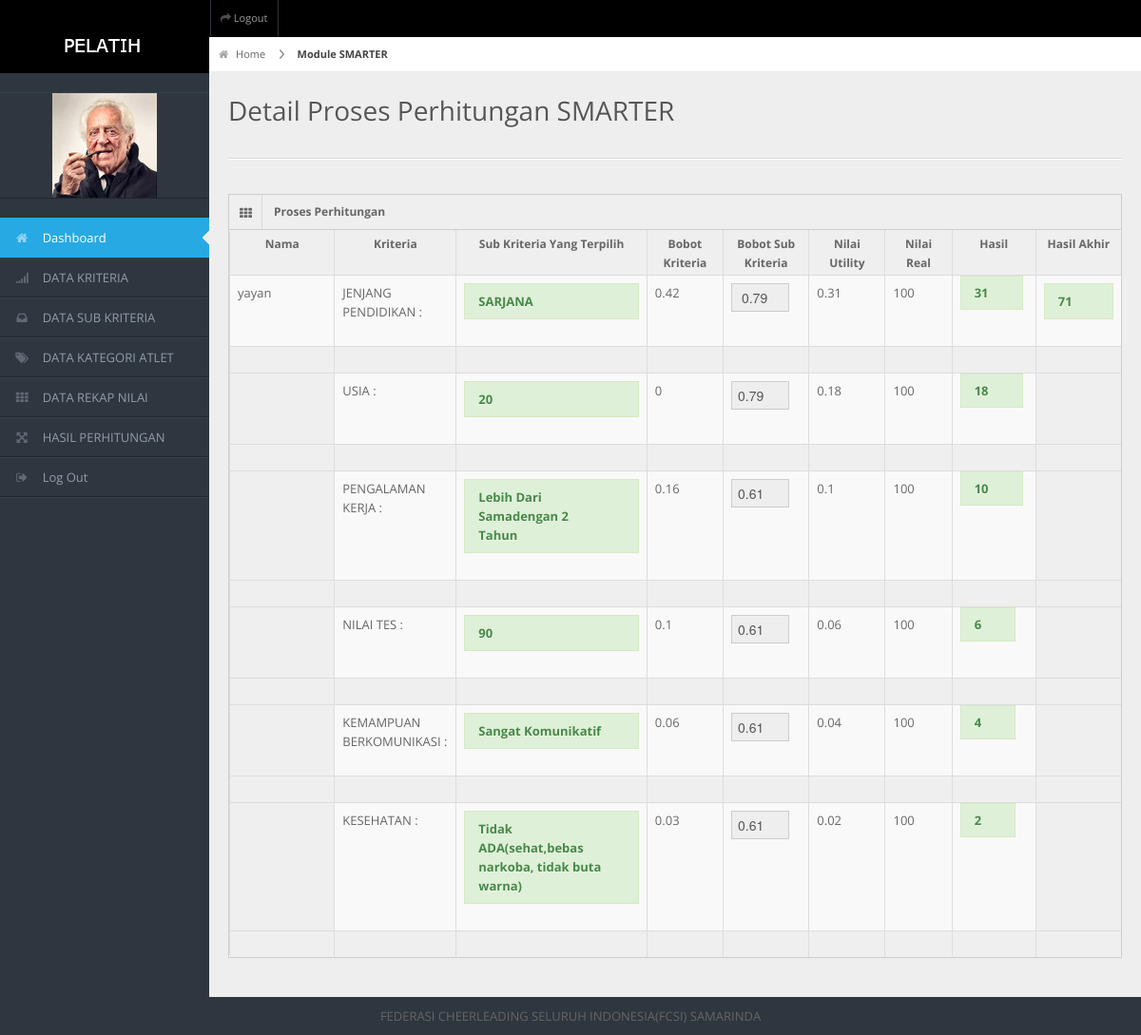
/spkpimpinan/frame.php?load=hasil&action=edit&id=A0001 (signed in), run on the app's committed database.
### tables this page shows
CREATE TABLE `hasil` (
  `id_calon` varchar(30) NOT NULL,
  `nama` varchar(50) NOT NULL,
  `thn_hitung` varchar(30) NOT NULL,
  `jpendidikan` varchar(40) NOT NULL,
  `usia` int(30) NOT NULL,
  `pengalaman` varchar(30) NOT NULL,
  `nilaites` double NOT NULL,
  `wawancara` varchar(40) NOT NULL,
  `kesehatan` varchar(50) NOT NULL,
  `nreal` double NOT NULL,
  `rank` double NOT NULL,
  `n1` double NOT NULL,
  `n2` double NOT NULL,
  `n3` double NOT NULL,
  `n4` double NOT NULL,
  `h1` double NOT NULL,
  `h2` double NOT NULL,
  `h3` double NOT NULL,
  `h4` double NOT NULL,
  `h5` double NOT NULL,
  `h6` double NOT NULL,
  `ket` varchar(20) NOT NULL,
  `u1` double NOT NULL,
  `u2` double NOT NULL,
  `u3` double NOT NULL,
  `u4` double NOT NULL,
  `u5` double NOT NULL,
  `u6` double NOT NULL,
  PRIMARY KEY (`id_calon`)
);

CREATE TABLE `kriteria` (
  `id_kriteria` varchar(90) NOT NULL,
  `nama_kriteria` varchar(50) NOT NULL,
  `prioritas` int(90) NOT NULL,
  `bobot` double NOT NULL,
  PRIMARY KEY (`id_kriteria`)
);

CREATE TABLE `sub_kriteria` (
  `id_sub` varchar(50) NOT NULL,
  `nama_sub` varchar(100) NOT NULL,
  `prioritas` int(90) NOT NULL,
  `bobot` double NOT NULL,
  `nama_kriteria` varchar(50) NOT NULL,
  PRIMARY KEY (`id_sub`)
);

### spkpimpinan/data/hasil/edit-data.php (the view)
<?php
$SQL1=mysqli_query($koneksi,"SELECT * FROM kriteria where nama_kriteria='jenjang pendidikan'");
$_data1=mysqli_fetch_array($SQL1);
?>
<?php
$SQL2=mysqli_query($koneksi,"SELECT * FROM kriteria where nama_kriteria='usia'");
$_data2=mysqli_fetch_array($SQL2);
?>
<?php
$SQL3=mysqli_query($koneksi,"SELECT * FROM kriteria where nama_kriteria='PENGALAMAN KERJA'");
$_data3=mysqli_fetch_array($SQL3);
?>
<?php
$SQL4=mysqli_query($koneksi,"SELECT * FROM kriteria where nama_kriteria='NILAI TES'");
$_data4=mysqli_fetch_array($SQL4);
?>
<?php
$SQL5=mysqli_query($koneksi,"SELECT * FROM kriteria where nama_kriteria='KEMAMPUAN BERKOMUNIKASI'");
$_data5=mysqli_fetch_array($SQL5);
?>
<?php
$SQL6=mysqli_query($koneksi,"SELECT * FROM kriteria where nama_kriteria='KEsehatan'");
$_data6=mysqli_fetch_array($SQL6);
?>
<?php
$SQL7=mysqli_query($koneksi,"SELECT * FROM sub_kriteria where nama_kriteria='jenjang pendidikan'");
$_data7=mysqli_fetch_array($SQL7);
$SQL8=mysqli_query($koneksi,"SELECT * FROM sub_kriteria where nama_sub='diploma'");
$_data8=mysqli_fetch_array($SQL8);
$SQL9=mysqli_query($koneksi,"SELECT * FROM sub_kriteria where nama_sub='SANGAT KOMUNIKATIF'");
$_data9=mysqli_fetch_array($SQL9);
$SQL10=mysqli_query($koneksi,"SELECT * FROM sub_kriteria where nama_sub='KOMUNIKATIF'");
$_data10=mysqli_fetch_array($SQL10);
$SQL11=mysqli_query($koneksi,"SELECT * FROM sub_kriteria where nama_sub='TIDAK KOMUNIKATIF'");
$_data11=mysqli_fetch_array($SQL11);
$SQL=mysqli_query($koneksi,"SELECT * FROM hasil WHERE id_calon='$_GET[id]'");
$_data=mysqli_fetch_array($SQL);
?>
<div id="content-header">
    <div id="breadcrumb"> <a href="?load=dashboard" title="Go to Home" class="tip-bottom"><i class="icon-home"></i> Home</a> <a href="?load=hitung" class="current">Module SMARTER</a> </div>
    <h1>Detail Proses Perhitungan SMARTER</h1>
  </div>
<div class="container-fluid">
    <hr>
    <div class="row-fluid">
      <div class="span12">
        <div class="widget-box">
          <div class="widget-title"> <span class="icon"><i class="icon-th"></i></span>
            <h5>Proses Perhitungan</h5>
          </div>
          <div style="overflow-x:auto;">
          <div class="widget-content nopadding">
            <table width="122%" class="table table-bordered data-table">
                <tr>
                 <th width="11%">Nama</th>
    <th width="12%">Kriteria </th>
	<th width="20%">Sub Kriteria Yang Terpilih </th>
    <th width="8%">Bobot Kriteria</th>
	<th width="9%">Bobot Sub Kriteria</th>
    <th width="8%">Nilai Utility</th>
    <th width="7%">Nilai Real</th>
    <th width="8%">Hasil</th>
    <th width="9%">Hasil Akhir</th>
                </tr>
              <tbody>
        <?php
		 $bobot1=round($_data1['bobot'],2);
			   $bobot7=round($_data7['bobot'],2);
			   $bobot8=round($_data8['bobot'],2);
			   $bobot2=round($_data2['bobot'],2);
			   $bobot3=round($_data3['bobot'],2);
			   $bobot9=round($_data9['bobot'],2);
			   $bobot10=round($_data10['bobot'],2);
			   $bobot11=round($_data11['bobot'],2);
			   $bobot4=round($_data4['bobot'],2);
			    $bobot5=round($_data5['bobot'],2);
			   $bobot6=round($_data6['bobot'],2);
               $u1=round($_data['u1'],2);
               $u2=round($_data['u2'],2);
               $u3=round($_data['u3'],2);
               $u4=round($_data['u4'],2);
               $u5=round($_data['u5'],2);
               $u6=round($_data['u6'],2);
			   $rank=round($_data['rank'],2);
		  echo"
				   <tr class='$class'>
				   <td> <input type='hidden' name='id' value='$_data[id_calon]'> $_data[nama]</td>
                  <td>JENJANG PENDIDIKAN : </td>
				  <td><b><div class='alert alert-success'>$_data[jpendidikan]</div></b></td>
    <td>$bobot1</td>
    <td>";
				if(($_data['jpendidikan'] == 'SARJANA' )){
echo"<input type='text' class='span10'  name='s1' readonly value=' $bobot7'/>";
				}elseif(($_data['jpendidikan'] == 'DIPLOMA' )){
				echo"<input type='text' class='span10'  name='s1'readonly value='$bobot8' required />";
				}
			echo"</td>
    <td>$u1</td>
    <td>100</td>
    <td><b><span class='alert alert-success'>$_data[h1]</span></b></td>
    <td><b><div class='alert alert-success'>$rank</div></b></td>
                </tr>
				<tr>
    <th rowspan>&nbsp;</th>
    <tH>&nbsp;</tH>
    <th>&nbsp;</th>
	 <th>&nbsp;</th>
     <th></th>
     <th></th>
    <th></th>
    <th>&nbsp;</th>
    <th>&nbsp;</th>
  </tr>
  <tr>
  <th rowspan>&nbsp;</th>
    <td>USIA :  </td>
	<td><b><div class='alert alert-success'>$_data[usia]</div></b> </td>
    <td>$bobot2</td>
    <td>";
				if(($_data['usia'] >=20 && $_data['usia'] <=25 )){
	echo"<input type='number' class='span10'  name='s2' value='$bobot7' readonly />";
				}
	elseif (($_data['usia'] >=26 && $_data['usia'] <=30)){
						echo"<input type='number' class='span10'  name='s2'value='$bobot8'  readonly />";
				}
	echo"</td>
    <td>$u2</td>
    <td>100</td>
    <td><b><span class='alert alert-success'>$_data[h2]</span></b></td>
    <th>&nbsp;</th>
  </tr>
  <tr>
  <th rowspan>&nbsp;</th>
    <th></th>
    <th>&nbsp;</th>
	<th>&nbsp;</th>
    <th>&nbsp;</th>
    <th>&nbsp;</th>
    <th>&nbsp;</th>
    <th>&nbsp;</th>
    <th></th>
  </tr>
  <tr>
  <th rowspan>&nbsp;</th>
    <td>PENGALAMAN KERJA : </td>
				    <td><b><div class='alert alert-success'> $_data[pengalaman]</div></b></td>
    <td>$bobot3</td>
    <td>";
				if(($_data['pengalaman']== 'Lebih Dari Samadengan 2 Tahun' )){
	echo"<input type='number' class='span10'  name='sk1'value='$bobot9' readonly />";
				}else if(($_data['pengalaman']== 'Kurang Dari 2 Tahun' )){
	echo"<input type='number' class='span10'  name='sk1'value='$bobot10' readonly />";
				}else if(($_data['pengalaman']== 'Belum Pernah' )){
					echo"<input type='number' class='span10'  name='sk1' value='$bobot11'readonly />";
				}
				echo"</td>
    <td>$u3</td>
    <td>100</td>
    <td><b><span class='alert alert-success'>$_data[h3]</span></b></td>
    <th>&nbsp;</th>
  </tr>
  <tr>
  <th rowspan>&nbsp;</th>
    <th></th>
    <th>&nbsp;</th>
	<th>&nbsp;</th>
    <th>&nbsp;</th>
    <th>&nbsp;</th>
    <th>&nbsp;</th>
    <th>&nbsp;</th>
    <th></th>
  </tr>
  <tr>
  <th rowspan>&nbsp;</th>
    <td>NILAI TES :  </td>
	<td><b><div class='alert alert-success'>$_data[nilaites] </div></b></td>
    <td>$bobot4</td>
    <td>";
				if(($_data['nilaites'] > 80 )){
	echo"<input type='number' class='span10'  name='sk4'value='$bobot9' readonly />";
				}else if(($_data['nilaites'] >=71 && $_data['nilaites'] <=80 )){
	echo"<input type='number' class='span10'  name='sk4'value='$bobot10' readonly />";
				}else if(($_data['nilaites'] >=60 && $_data['nilaites'] <=70 )){
					echo"<input type='number' class='span10'  name='sk4'value='$bobot11' readonly />";
				}
				echo"</td>
    <td>$u4</td>
    <td>100</td>
    <td><b><span class='alert alert-success'>$_data[h4]</span></b></td>
    <th>&nbsp;</th>
  </tr>
  <tr>
  <th rowspan>&nbsp;</th>
    <th></th>
    <th>&nbsp;</th>
	<th>&nbsp;</th>
    <th>&nbsp;</th>
    <th>&nbsp;</th>
    <th>&nbsp;</th>
    <th>&nbsp;</th>
    <th></th>
  </tr>
  <tr>
  <th rowspan>&nbsp;</th>
    <td>KEMAMPUAN BERKOMUNIKASI : </td>
				<td><b><div class='alert alert-success'>$_data[wawancara]</div></b></td>
    <td>$bobot5</td>
    <td>";
				if(($_data['wawancara']== 'Sangat Komunikatif' )){
	echo"<input type='number' class='span10'  name='sk7' value='$bobot9' readonly />";
				}else if(($_data['wawancara']== 'Komunikatif' )){
					echo"<input type='number' class='span10'  name='sk7' value='$bobot10' readonly />";
				}else if(($_data['wawancara']== 'Tidak Komunikatif' )){
	echo"<input type='number' class='span10'  name='sk7' value='$bobot11' readonly />";
				}
				echo"</td>
    <td>$u5</td>
    <td>100</td>
    <td><b><span class='alert alert-success'>$_data[h5]</span></b></td>
    <th>&nbsp;</th>
  </tr>
  <tr>
  <th rowspan>&nbsp;</th>
    <th></th>
    <th>&nbsp;</th>
	<th>&nbsp;</th>
    <th>&nbsp;</th>
    <th>&nbsp;</th>
    <th>&nbsp;</th>
    <th>&nbsp;</th>
    <th></th>
  </tr>
  <tr>
  <th rowspan>&nbsp;</th>
    <td>KESEHATAN :  </td>
				 <td> <b><div class='alert alert-success'>$_data[kesehatan]</div></b></td>
    <td>$bobot6</td>
    <td>";
				if(($_data['kesehatan']== 'Tidak ADA(sehat,bebas narkoba, tidak buta warna)' )){
	echo"<input type='number' class='span10'  name='sk10' value='$bobot9'readonly />";
				}else if(($_data['kesehatan']== 'Memili Penyakit yang berhubungan dengan pendengaran dan penglihatan' )){
	echo"<input type='number' class='span10'  name='sk10' value='$bobot10'readonly />";
				}else if(($_data['kesehatan']== 'Memiliki Penyakit Dalam' )){
	echo"<input type='number' class='span10'  name='sk10' value='$bobot11'readonly />";
				}
				echo"</td>
    <td>$u6</td>
    <td>$_data[nreal]</td>
    <td><b><span class='alert alert-success'>$_data[h6]</span></b></td>
    <th>&nbsp;</th>
  </tr>
  <tr>
  <th rowspan>&nbsp;</th>
    <tH>&nbsp;</tH>
	<tH>&nbsp;</tH>
    <tH>&nbsp;</tH>
    <th>&nbsp;</th>
    <th>&nbsp;</th>
    <th>&nbsp;</th>
    <th>&nbsp;</th>
    <th>&nbsp;</th>
  </tr>
              </tbody>
            </table>
		  ";
		  ?>
		 </div>
        </div>
      </div>
    </div>
  </div>
   </div>

### spkpimpinan/css/matrix-style.css (style rules this page uses)
* { outline:none !important; -moz-outline: none !important; }
html, body { height:100% }
body { overflow-x: hidden; margin-top: -10px; font-family: 'Open Sans', sans-serif; font-size:13px; color:#666; }
a { color:#666; }
select, textarea, input[type="text"], input[type="password"], input[type="datetime"], input[type="datetime-local"], input[type="date"], input[type="month"], input[type="time"], input[type="week"], input[type="number"], input[type="email"], input[type="url"], input[type="search"], input[type="tel"], input[type="color"], .uneditable-input, .label, .dropdown-menu, .btn, .well, .progress, .table-bordered, .btn-group > .btn:first-child, .btn-group > .btn:last-child, .btn-group > .btn:last-child, .btn-group > .dropdown-toggle, .alert { border-radius:0px; }
.btn, textarea, input[type="text"], input[type="password"], input[type="datetime"], input[type="datetime-local"], input[type="date"], input[type="month"], input[type="time"], input[type="week"], input[type="number"], input[type="email"], input[type="url"], input[type="search"], input[type="tel"], input[type="color"], .uneditable-input { box-shadow:none; }
hr { border-top-color:#dadada; }
#content-header { position: abslute; width: 100%; margin-top: -38px; z-index: 20; }
#content-header h1 { color: #555555; font-size: 28px; font-weight: normal; float: none; text-shadow: 0 1px 0 #ffffff; margin-left: 20px; position: relative; }
#content-header h1, #content-header .btn-group { margin-top: 20px; }
#breadcrumb { background-color: #fff; border-bottom: 1px solid #e3ebed; }
#breadcrumb a { padding: 8px 20px 8px 10px; display: inline-block; background-image: url('../img/breadcrumb.png'); background-position: center right; background-repeat: no-repeat; font-size: 11px; color: #666666; }
#breadcrumb a:last-child { background-image:none; }
#breadcrumb a.current { font-weight: bold; color: #444444; }
#breadcrumb a i { margin-right: 5px; opacity: .6; }
.stat-boxes .peity_bar_good, .stat-boxes .peity_line_good, { color: #459D1C; }
.widget-box { background: none repeat scroll 0 0 #F9F9F9; border-left: 1px solid #CDCDCD; border-top: 1px solid #CDCDCD; border-right: 1px solid #CDCDCD; clear: both; margin-top: 16px; margin-bottom: 16px; position: relative; }
.widget-title, .modal-header, .table th, div.dataTables_wrapper .ui-widget-header { background:#efefef; border-bottom: 1px solid #CDCDCD; height: 36px; }
.widget-title span.icon { padding: 9px 10px 7px 11px; float: left; border-right:1px solid #dadada; }
.widget-title h5 { color: #666; float: left; font-size: 12px; font-weight: bold; padding: 12px; line-height: 12px; margin: 0; }
.widget-content { padding:15px; border-bottom: 1px solid #cdcdcd; }
.table th { height: auto; font-size: 12px; padding: 5px 10px 2px; border-bottom: 0; text-align: center; color: #666666; }
.nopadding { padding: 0 !important; }
.nopadding .table { margin-bottom: 0; }
.nopadding .table-bordered { border: 0; }

### spkpimpinan/css/matrix-media.css (style rules this page uses)
body { background:#2E363F; }

### data on the page
hasil: nama "yayan", jpendidikan "SARJANA", u1 "0.31", h1 "31", rank "71", usia "20", u2 "0.18", h2 "18", pengalaman "Lebih Dari Samadengan 2 Tahun", u3 "0.1", h3 "10", nilaites "90", u4 "0.06", h4 "6", wawancara "Sangat Komunikatif", u5 "0.04", h5 "4", kesehatan "Tidak ADA(sehat,bebas narkoba, tidak buta warna)", u6 "0.02", nreal "100", h6 "2"
kriteria: bobot "0.42"
sub_kriteria: s1 "0.79", s2 "0.79"
kriteria: bobot "0.16"
kriteria: bobot "0.1"
kriteria: bobot "0.06"
sub_kriteria: sk7 "0.61", sk10 "0.61"
kriteria: bobot "0.03"

### other printed values
$bobot2 "0"
